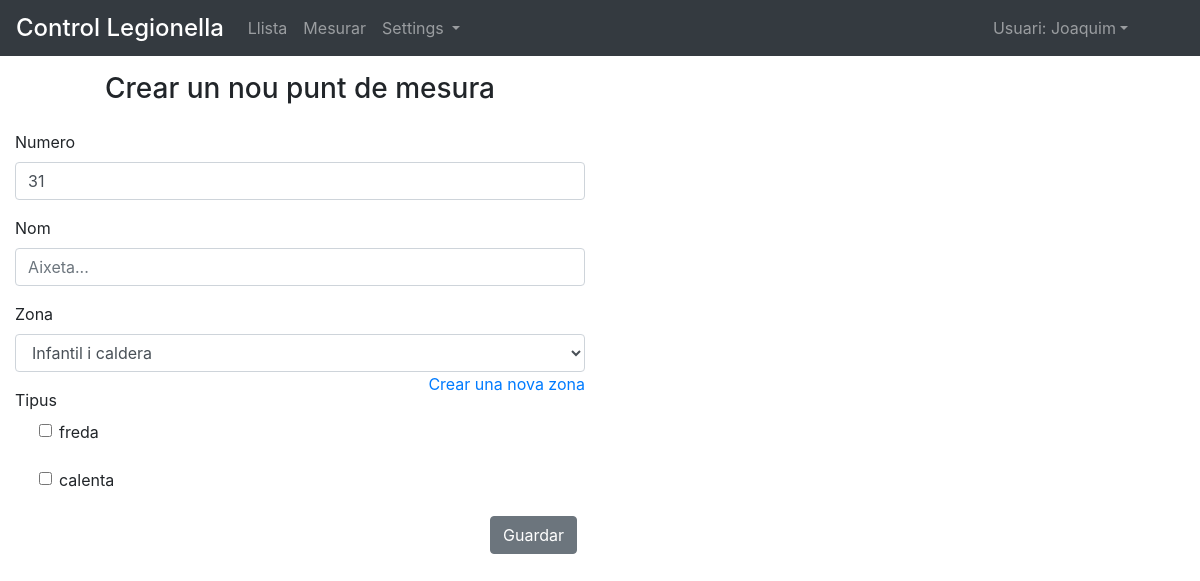
Page /create_point/ (signed in) on the earlier database version.
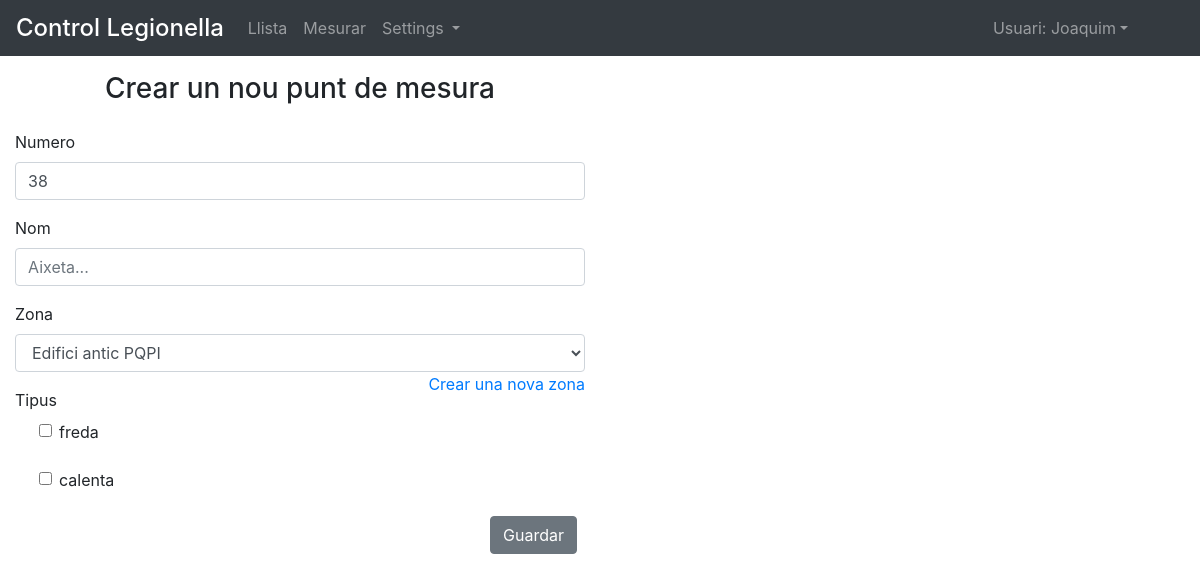
Same page on the later database version.
### control/models.py (models this page shows)
class Area(models.Model):
	area				= models.CharField(max_length=50, null=False, unique=True, error_messages={'unique':"Ja existeix!"})
	weight 				= models.IntegerField(null=True, unique=False)
	class Meta:
		verbose_name 		= 'Area'
		verbose_name_plural = 'Areas'
		ordering 			= ['weight','id']
	def __str__(self): return str(self.area)

### control/views.py (the view, shortened to what this page needs)
# urls.py: url(r'^create_point/$', create_measure_point_view, name='create_point'),
@login_required()
def create_measure_point_view(request,*arg, **kwargs):
	try:
		if Measure_point.objects.all().order_by('id').last():
			last_point = Measure_point.objects.all().order_by('id').last()
			form = Create_measure_point_form(initial= {
										'number': Measure_point.objects.all().aggregate(Max('number'))['number__max']+1,
										'area': last_point.area.pk,
										})
		else:
			form = Create_measure_point_form(initial= {
										'number': Measure_point.objects.all().aggregate(Max('number'))['number__max']+1,
										})
	except TypeError:
		form = Create_measure_point_form(initial= {
									'number':1,
									})
	context 	= { 'form':form
	}
	return render(request, 'control/create_measure_point.html', context)

### control/forms.py
class Create_measure_point_form(forms.ModelForm):
	number 	=forms.IntegerField(
				label="Numero",
				required=True,
				widget=forms.NumberInput(attrs={
							'class':'form-control',
							'placeholder':'#Punt de mesura'
				})
	)
	name 		= forms.CharField(
						max_length=50,
						label="Nom",
						required=True,
						widget=forms.TextInput(attrs={
							'class':'form-control',
							'placeholder':'Aixeta...',
							})
						)
	area 		= forms.ModelChoiceField(
							queryset=Area.objects.all(),
							required=False,
							label = "Zona",
							widget = forms.Select(attrs={
								'class':"form-control",
							})
				)
	type_measure 		= forms.ModelMultipleChoiceField(
							queryset=Type_measure.objects.all(),
							required=True,
							label = "Tipus",
							widget = forms.CheckboxSelectMultiple(attrs={
								'class':"form-check-input",
							})
				)
	class Meta:
		model 	= Measure_point
		fields	= [
			'number',
			'name',
			'area',
			'type_measure'
		]

### control/models.py (called while the page is built)
	def __str__(self): return str(self.type_measure)

### templates/control/create_measure_point.html (shortened to what this page needs)
{% extends "control/base.html" %}
{% block content %}
<div class="row mt-2">
	<div class="col col-12 col-md-6">
		<h3 class="mt-2 mb-4 text-center"> Crear un nou punt de mesura </h3>
		<form method='POST'> {%csrf_token%}
		<div class="form-group">
			<label> {{form.number.label}} </label>
			{{form.number}}
		</div>
		<div class="form-group">
			<label>{{form.name.label}}</label>
			{{form.name}}
		</div>
		<div class="form-group">
			<label>{{form.area.label}}</label>
			{{form.area}}
			<a href="{% url 'create_area' %}" class="float-right">Crear una nova zona</a>
		</div>
		<label >{{form.type_measure.label}}</label>
		<div class="form-group">
{% for choice in form.type_measure.field.choices %}
			<div class="form-check mb-3 ml-4">
			<label>
				<input type="checkbox" class="form-check-input" name="{{ form.type_measure.name }}" value="{{ choice.0 }}">
				<span class="form-check-label">{{ choice.1 }}</span>
			</label>
			</div>
{% endfor %}
		</div>
		<button type="submit" class="btn btn-secondary  mr-2 float-right">Guardar</button>
		</form>
	</div>
</div>
{% endblock content %}

Differences in the rows shown:
removed Area: area "Infantil i caldera"
added Area: area "Edifici antic PQPI"
Other differences:
form field number: "31" → "38"
